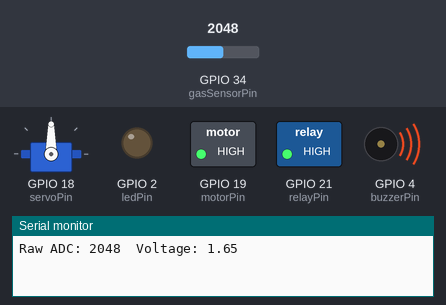
A sketch run on a simulated ESP32. On the bench: servo, switched loads named in the sketch (green lamp = pin HIGH), output pins drawn as LEDs (lit = HIGH), buzzer (waves = sounding), the last lines printed to the serial monitor. The inputs (shaded band) are chosen by the test bench; at power-on: GPIO 34 (gasSensorPin) = 2048. WiFi joins after 1.5 s; servers stay silent unless stated.

Above: at 3.0 s.
3.1 s: GPIO 34 (gasSensorPin) set to 1901
At 6.0 s:
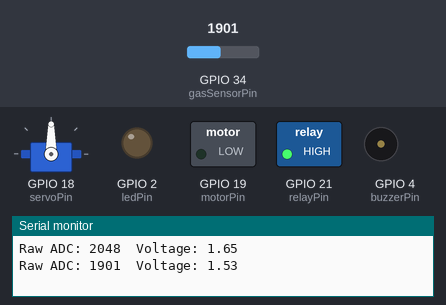
6.4 s: GPIO 34 (gasSensorPin) set to 2706
At 8.2 s:
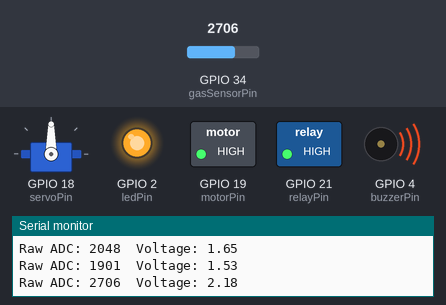
9.7 s: GPIO 34 (gasSensorPin) set to 4095
At 13.2 s:
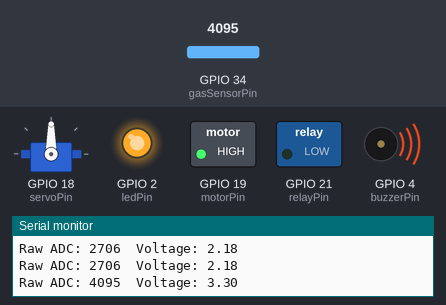
13.8 s: GPIO 34 (gasSensorPin) set to 984
At 15.2 s:
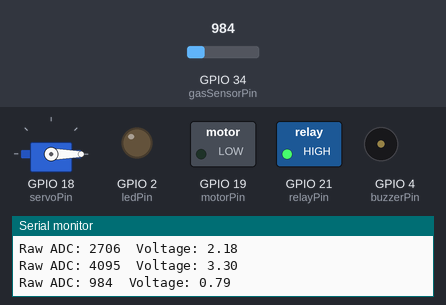
17.1 s: GPIO 34 (gasSensorPin) set to 1064
At 20.3 s:
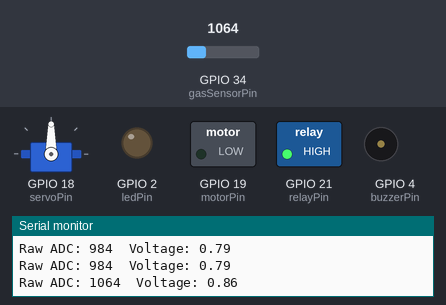
21.3 s: GPIO 34 (gasSensorPin) set to 491
At 23.4 s:
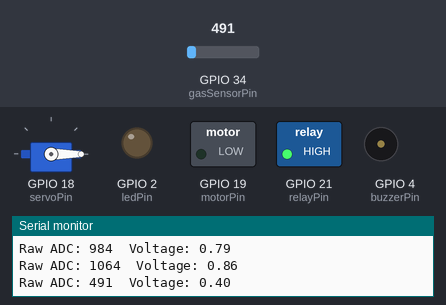
Timing chart, 0 to 24.9 s (numbered marks = the images above; inputs shaded):
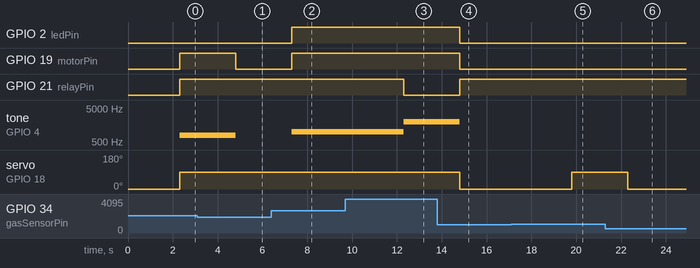

The sketch:

smart_gas_leakage_detection.ino
```cpp
#define BLYNK_TEMPLATE_ID "TPLiP35VFG8cz"
#define BLYNK_TEMPLATE_NAME "Gas leakage notification"
#define BLYNK_AUTH_TOKEN "Your_Blynk_Auth_Token"

#define BLYNK_PRINT Serial
#include <WiFiClient.h>
#include <WiFi.h>
#include <BlynkSimpleEsp32.h>
#include <ESP32Servo.h>

// ----- WiFi Credentials -----
char auth[] = "Your_Blynk_Auth_Token";
char ssid[] = "Your_WiFi_SSID";
char pass[] = "Your_WiFi_Password";

// ----- Hardware Pins -----
Servo valveServo;
const int gasSensorPin = 34; // MQ-2 analog pin

const int buzzerPin  = 4;   // Active/Passive buzzer pin
const int motorPin   = 19;  // Fan or motor pin
const int relayPin   = 21;  // Relay control pin
const int ledPin     = 2;   // LED indicator pin
const int servoPin   = 18;  // Servo control pin

// ----- ADC Thresholds -----
const int THRESHOLD_1 = 1024;
const int THRESHOLD_2 = 1941;
const int THRESHOLD_3 = 2666;
const int THRESHOLD_4 = 3078;
const int THRESHOLD_5 = 4088;

void setup() {
  Serial.begin(115200);

  pinMode(buzzerPin, OUTPUT);
  pinMode(motorPin, OUTPUT);
  pinMode(relayPin, OUTPUT);
  pinMode(ledPin, OUTPUT);

  valveServo.attach(servoPin);
  valveServo.write(0);

  Blynk.begin(auth, ssid, pass);
}

void loop() {
  Blynk.run();

  int rawGasLevel = analogRead(gasSensorPin);
  float voltage = (rawGasLevel / 4095.0) * 3.3;
  Blynk.virtualWrite(V1, rawGasLevel);

  Serial.print("Raw ADC: ");
  Serial.print(rawGasLevel);
  Serial.print("\tVoltage: ");
  Serial.println(voltage, 2);

  delay(500);

  if (rawGasLevel >= THRESHOLD_5) {
    tone(buzzerPin, 2000);
    digitalWrite(motorPin, HIGH);
    valveServo.write(90);
    digitalWrite(relayPin, LOW);
    digitalWrite(ledPin, HIGH);
    Blynk.logEvent("gas_alert", "High gas concentration detected!");
  }
  else if (rawGasLevel >= THRESHOLD_4) {
    tone(buzzerPin, 1500);
    digitalWrite(motorPin, HIGH);
    valveServo.write(90);
    digitalWrite(relayPin, HIGH);
    digitalWrite(ledPin, HIGH);
  }
  else if (rawGasLevel >= THRESHOLD_3) {
    tone(buzzerPin, 1000);
    digitalWrite(motorPin, HIGH);
    valveServo.write(90);
    digitalWrite(relayPin, HIGH);
    digitalWrite(ledPin, HIGH);
  }
  else if (rawGasLevel >= THRESHOLD_2) {
    tone(buzzerPin, 800);
    digitalWrite(motorPin, HIGH);
    valveServo.write(90);
    digitalWrite(relayPin, HIGH);
    digitalWrite(ledPin, LOW);
  }
  else if (rawGasLevel >= THRESHOLD_1) {
    noTone(buzzerPin);
    digitalWrite(motorPin, LOW);
    valveServo.write(90);
    digitalWrite(relayPin, HIGH);
    digitalWrite(ledPin, LOW);
  }
  else {
    noTone(buzzerPin);
    digitalWrite(motorPin, LOW);
    valveServo.write(0);
    digitalWrite(relayPin, HIGH);
    digitalWrite(ledPin, LOW);
  }

  delay(2000);
}
```

Measured:
- after the input at 3.1 s, GPIO 19 (motorPin): HIGH → LOW after 1.7 s; tone on GPIO 4 (buzzerPin): 800 Hz → silent after 1.7 s
- after the input at 6.4 s, GPIO 2 (ledPin), GPIO 19 (motorPin): LOW → HIGH after 0.91 s; tone on GPIO 4 (buzzerPin): silent → 1000 Hz after 0.91 s
- after the input at 9.7 s, GPIO 21 (relayPin): HIGH → LOW after 2.6 s; tone on GPIO 4 (buzzerPin): 1000 Hz → 2000 Hz after 2.6 s
- after the input at 13.8 s, GPIO 2 (ledPin), GPIO 19 (motorPin): HIGH → LOW after 1.0 s; GPIO 21 (relayPin): LOW → HIGH after 1.0 s; tone on GPIO 4 (buzzerPin): 2000 Hz → silent after 1.0 s; servo on GPIO 18 (servoPin): 90° → 0° after 1.0 s
- after the input at 17.1 s, servo on GPIO 18 (servoPin): 0° → 90° after 2.7 s
- after the input at 21.3 s, servo on GPIO 18 (servoPin): 90° → 0° after 1.0 s
